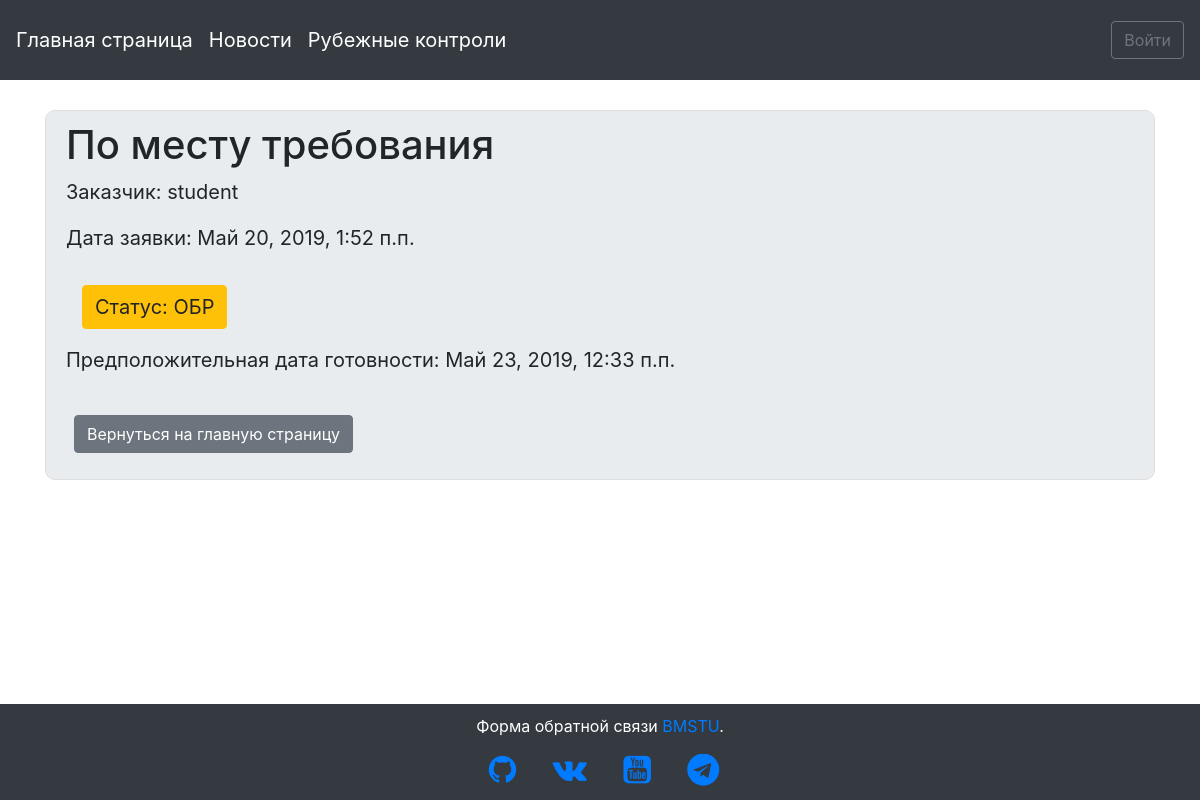
The app's page /orders/1/ with its own data.
### orders/models.py (models this page shows, shortened)
class Order(models.Model):
    READY = 'ГТВ'
    WIP = 'ОБР'
    STATUS_CHOICES = (
        (READY, 'Готово'),
        (WIP, 'Обработка')
    )
    status = models.CharField(max_length=3,
        choices=STATUS_CHOICES,
        default=WIP,
        verbose_name='Статус заявки'
    )
    title = models.CharField(max_length=255, verbose_name="Комментарий")
    date = models.DateTimeField(auto_now_add=True, verbose_name='Дата создания')
    pred_date_rdy = models.DateTimeField(verbose_name='Предварительная дата готовности', default=(now() + timedelta(days=3)))
    author = models.ForeignKey(
        settings.AUTH_USER_MODEL,
        on_delete=models.CASCADE,
        verbose_name = "Заказчик"
    )

### users/models.py (models this page shows)
class CustomUser(AbstractUser):
    date_of_birth = models.DateTimeField(verbose_name='Дата рождения', default=date.today)
    full_name = models.CharField(max_length=255, verbose_name='ФИО', null=True)
    phone_no = models.CharField(max_length=255, verbose_name='Контактный телефон', default='+7-499-555-55-55')
    STUDENT = 'СТ'
    TEACHER = 'ПР'
    ROLE_CHOICES = (
        (STUDENT, 'Студент'),
        (TEACHER, 'Преподаватель')
    )
    user_role = models.CharField(max_length=2,
        choices=ROLE_CHOICES,
        default=STUDENT,
        verbose_name='Роль пользователя'
    )
    IU1 = 'ИУ1'
    IU2 = 'ИУ2'
    IU3 = 'ИУ3'
    IU4 = 'ИУ4'
    IU5 = 'ИУ5'
    IU6 = 'ИУ6'
    IU7 = 'ИУ7'
    IU8 = 'ИУ8'
    STUDENT_GROUP_CHOICES = (
        (IU1, 'ИУ-1'),
        (IU2, 'ИУ-2'),
        (IU3, 'ИУ-3'),
        (IU4, 'ИУ-4'),
        (IU5, 'ИУ-5'),
        (IU6, 'ИУ-6'),
        (IU7, 'ИУ-7'),
        (IU8, 'ИУ-8')
    )
    student_group = models.CharField(max_length=3,
        choices=STUDENT_GROUP_CHOICES,
        verbose_name='Группа студента',
        default=IU6
    )
    """
    if user_role == STUDENT:
        user_group = ForeignKey(
        Student_group,
        on_delete=models.CASCADE,
        verbose_name = "Группа студента"
    )
    """
    def __str__(self):
        return self.username

### orders/views.py (the view, shortened to what this page needs)
# urls.py: path('<int:pk>/', views.OrderDetailView.as_view(), name='order_detail'),
class OrderDetailView(DetailView):
    model = Order
    template_name = 'order_detail.html'

### templates/order_detail.html (shortened to what this page needs)
{% extends 'base.html' %}
{% block content %}
  <div class="content-section" style="height: 100%;">
      <div class="media-body">
        <h2 class="account-heading">{{ object.title }}</h2>
        <p class="text-body">Заказчик: {{ object.author }}</p>
        <p class="text-body">Дата заявки: {{ object.date }}</p>
        {% if object.status == 'ГТВ' %}
          <p class="text-body btn btn-success m-3">Статус: {{ object.status }}</p>
        {% else %}
          <p class="text-body btn btn-warning m-3">Статус: {{ object.status }}</p>
        {% endif %}
        <p class="text-body">Предположительная дата готовности: {{ object.pred_date_rdy }}</p>
      </div>
      <br>
      <p><a class="btn btn-secondary ml-2" href="{% url 'home' %}">Вернуться на главную страницу</a></p>
  </div>
{% endblock content %}

### static/css/base.css (style rules this page uses)
.account-heading { font-size: 2.5rem; }
.content-section { height: 850px; width: auto; background: #e9ecef; padding: 10px 20px; border: 1px solid #dddddd; border-radius: 10px; margin-bottom: 20px; }
.content-section p { font-size: 20px; }
body { background-image: url(http://iu1ni.bmstu.ru/imgs/mstu-logo.png); background-repeat: no-repeat; background-position: center 460px; background-size: 25%; background-color: #ffffff; background-attachment: fixed; }

### records on screen
Order: title "По месту требования", author "student", date "Май 20, 2019, 1:52 п.п.", status "ОБР", pred_date_rdy "Май 23, 2019, 12:33 п.п."
